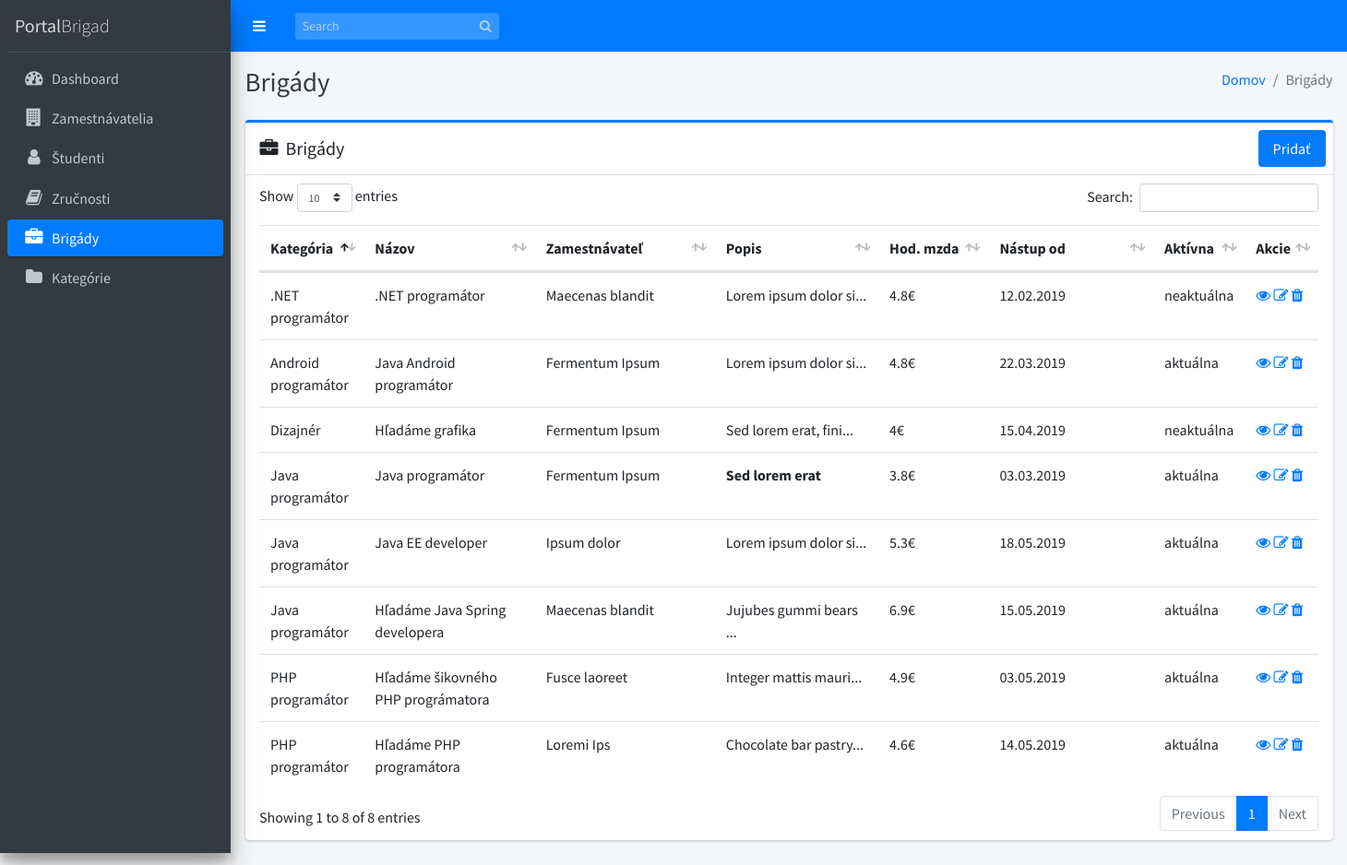
Page /index.php/brigady on the committed database.
### tables this page shows
CREATE TABLE `brigady` (
  `idbrigady` int(11) NOT NULL,
  `nazov` varchar(40) NOT NULL,
  `popis` text NOT NULL,
  `hod_mzda` double NOT NULL,
  `od` date NOT NULL,
  `aktivna` tinyint(1) NOT NULL,
  `idzamestnavatelia` int(11) NOT NULL,
  `idkategorie` int(11) NOT NULL
);

CREATE TABLE `kategorie` (
  `idkategorie` int(11) NOT NULL,
  `kategoria` varchar(25) NOT NULL
);

CREATE TABLE `zamestnavatelia` (
  `id` int(11) NOT NULL,
  `nazov` varchar(30) NOT NULL,
  `adresa` varchar(45) NOT NULL,
  `email` varchar(30) NOT NULL,
  `telefon` varchar(16) NOT NULL
);

### application/controllers/Brigady.php (called while the page is built, shortened)
<?php
class Brigady extends CI_Controller
{
  function __construct()
  {
    $this->load->helper('form');
    $this->load->helper('url');
    $this->load->library('form_validation');
    $this->load->model('Brigada_model');
    $this->load->model('Kategoria_model');
    $this->load->model('Brigada_student_model');
    $this->load->model('Zamestnavatel_model');
    $this->load->model('Student_model');
    $this->load->library('pagination');
  }
  public function index()
  {
    $data = array();
    $data['brigady'] = $this->Brigada_model->getRows();
    $data['title'] = 'Brigády | PortalBrigad';
    $this->load->view('templates/header', $data);
    $this->load->view('templates/menu');
    $this->load->view('brigady/index', $data);
    $this->load->view('templates/footer');
  }
}

### index.php (called while the page is built, shortened)
<?php
require_once BASEPATH.'core/CodeIgniter.php';

### application/models/Brigada_model.php (called while the page is built, shortened)
<?php defined('BASEPATH') or exit('No direct script access allowed');
class Brigada_model extends CI_Model
{
  function getRows($id = "")
  {
    if (!empty($id)) {
      $query = $this->db->select('brigady.idzamestnavatelia as idzamestnavatelia, brigady.idkategorie as idkategorie, zamestnavatelia.nazov as zamestnavatel, kategoria, idbrigady, brigady.nazov as nazov, popis, hod_mzda, od, aktivna');
      $query = $this->db->join('zamestnavatelia', 'zamestnavatelia.id = brigady.idzamestnavatelia', 'inner');
      $query = $this->db->join('kategorie', 'kategorie.idkategorie = brigady.idkategorie', 'inner');
      $query = $this->db->get_where('brigady', array('idbrigady' => $id));
      return $query->row_array();
    } else {
      $query = $this->db->get('brigady');
      return $query->result_array();
    }
  }
}

### application/views/brigady/index.php (the view, shortened to what this page needs)
<div class="content-wrapper">
  <div class="content-header">
    <div class="container-fluid">
      <div class="row mb-2">
        <div class="col-sm-6">
          <h1 class="m-0 text-dark">Brigády</h1>
        </div>
        <div class="col-sm-6">
          <ol class="breadcrumb float-sm-right">
            <li class="breadcrumb-item"><a href="<?php echo base_url(); ?>">Domov</a></li>
            <li class="breadcrumb-item active">Brigády</li>
          </ol>
        </div>
      </div>
    </div>
  </div>
  <section class="content">
    <div class="container-fluid">
      <div class="row">
        <section class="col-md-12 connectedSortable">
          <div class="card card-primary card-outline">
            <div class="card-header d-flex p-0">
              <h3 class="card-title p-3">
                <i class="fa fa-briefcase mr-1"></i>
                Brigády
              </h3>
              <ul class="nav nav-pills ml-auto p-2">
                <li class="nav-item">
                  <a href="<?php echo site_url('brigady/add/'); ?>" class="nav-link active">Pridať</a>
                </li>
              </ul>
            </div>
            <div class="card-body table-responsive p-2">
              <div id="brigadyTable_wrapper" class="dataTables_wrapper container-fluid dt-bootstrap4">
                <div class="row">
                  <div class="col-sm-12"></div>
                </div>
                <div class="row">
                  <div class="col-sm-12">
                    <table id="brigadyTable" class="table table-hover dataTable">
                      <thead>
                        <tr>
                          <th width="10%">Kategória</th>
                          <th width="19%">Názov</th>
                          <th width="19%">Zamestnávateľ</th>
                          <th width="19%">Popis</th>
                          <th width="12%">Hod. mzda</th>
                          <th width="19%">Nástup od</th>
                          <th width="19%">Aktívna</th>
                          <th width="19%">Akcie</th>
                        </tr>
                      </thead>
                      <tbody id="userData">
                        <?php if (!empty($brigady)) : foreach ($brigady as $brigada) : ?>
                            <tr>
                              <td><?php echo $brigada['kategoria']; ?></td>
                              <td><?php echo $brigada['nazov']; ?></td>
                              <td><?php echo $brigada['zamestnavatel']; ?></td>
                              <td><?php echo substr($brigada['popis'], 0, 20) . '...'; ?></td>
                              <td><?php echo $brigada['hod_mzda'] . '€'; ?></td>
                              <td><?php echo date('d.m.Y', strtotime($brigada['od'])); ?></td>
                              <td><?php if ($brigada['aktivna'] == 1) {
                                    echo 'aktuálna';
                                  } else {
                                    echo 'neaktuálna';
                                  } ?></td>
                              <td>
                                <a href="<?php echo site_url('brigady/view/' . $brigada['idbrigady']); ?>" class="fa fa-eye"></a>
                                <a href="<?php echo site_url('brigady/edit/' . $brigada['idbrigady']); ?>" class="fa fa-edit"></a>
                                <a href="<?php echo site_url('brigady/delete/' . $brigada['idbrigady']); ?>" data-href="<?php echo site_url('brigady/delete/' . $brigada['idbrigady']); ?>" class="fa fa-trash" data-toggle="modal" data-target="#deleteModal"></a>
                              </td>
                            </tr>
                          <?php endforeach;
                      else : ?>
                          <tr>
                            <td colspan="4">Žiadne brigády</td>
                          </tr>
                        <?php endif; ?>
                      </tbody>
                    </table>
                  </div>
                </div>
              </div>
            </div>
        </section>
      </div>
    </div>
</div>
</div>

### rows in the picture
brigady: idkategorie.kategoria "Java programátor", nazov "Java programátor", idzamestnavatelia.nazov "Fermentum Ipsum", popis "Sed lorem erat", hod_mzda "3.8", od "03.03.2019", aktivna "aktuálna"
brigady: idkategorie.kategoria "Android programátor", nazov "Java Android programátor", idzamestnavatelia.nazov "Fermentum Ipsum", popis "Lorem ipsum dolor si", hod_mzda "4.8", od "22.03.2019", aktivna "aktuálna"
brigady: idkategorie.kategoria "Dizajnér", nazov "Hľadáme grafika", idzamestnavatelia.nazov "Fermentum Ipsum", popis "Sed lorem erat, fini", hod_mzda "4", od "15.04.2019", aktivna "neaktuálna"
brigady: idkategorie.kategoria "PHP programátor", nazov "Hľadáme šikovného PHP prográmatora", idzamestnavatelia.nazov "Fusce laoreet", popis "Integer mattis mauri", hod_mzda "4.9", od "03.05.2019", aktivna "aktuálna"
brigady: idkategorie.kategoria "Java programátor", nazov "Java EE developer", idzamestnavatelia.nazov "Ipsum dolor", popis "Lorem ipsum dolor si", hod_mzda "5.3", od "18.05.2019", aktivna "aktuálna"
brigady: idkategorie.kategoria "PHP programátor", nazov "Hľadáme PHP programátora", idzamestnavatelia.nazov "Loremi Ips", popis "Chocolate bar pastry", hod_mzda "4.6", od "14.05.2019", aktivna "aktuálna"
brigady: idkategorie.kategoria ".NET programátor", nazov ".NET programátor", idzamestnavatelia.nazov "Maecenas blandit", popis "Lorem ipsum dolor si", hod_mzda "4.8", od "12.02.2019", aktivna "neaktuálna"
brigady: idkategorie.kategoria "Java programátor", nazov "Hľadáme Java Spring developera", idzamestnavatelia.nazov "Maecenas blandit", popis "Jujubes gummi bears", hod_mzda "6.9", od "15.05.2019", aktivna "aktuálna"
